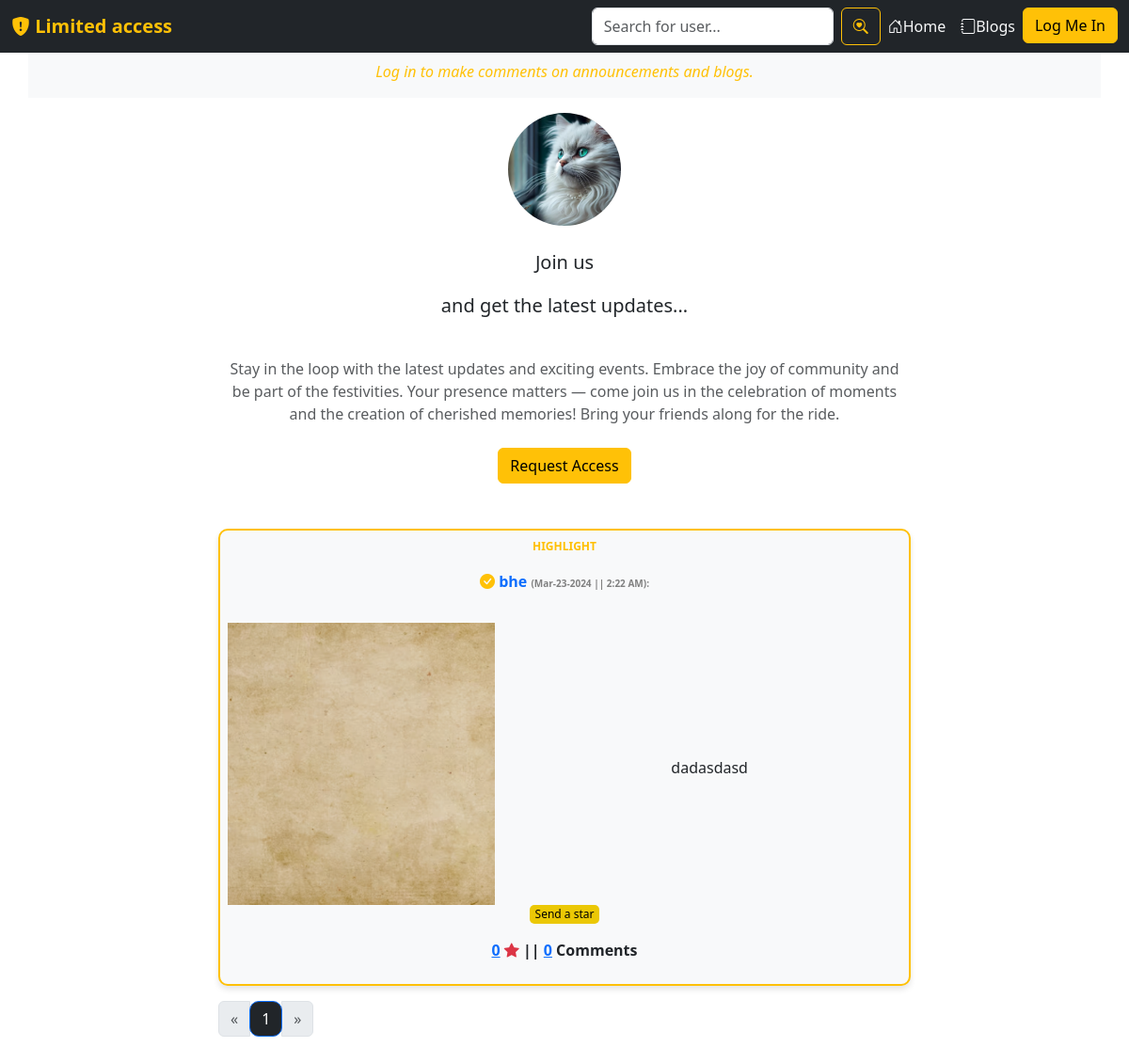
/bulletin-board-all/, run on an earlier commit of the app's database.
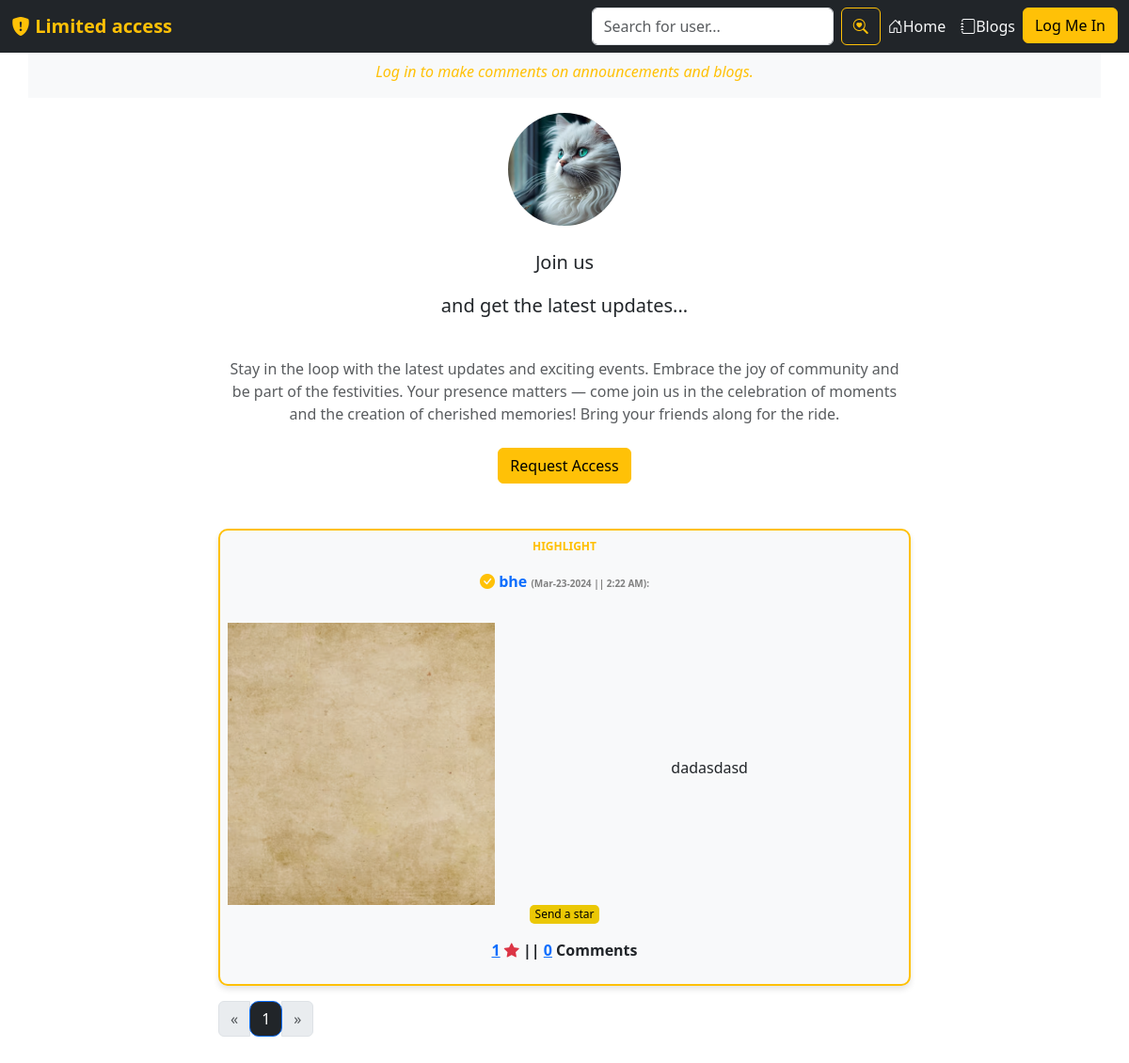
And on a later commit of the database.
### users/models.py (models this page shows, shortened)
class BulletinBoard(models.Model):
    id = models.UUIDField(primary_key=True, default=uuid.uuid4)
    user = models.CharField(max_length=100)
    content = models.TextField()
    image = models.ImageField(default='read-me.jpg', upload_to='announcement_pics')
    liked = models.ManyToManyField(User, default=None, blank=True, related_name='liked')
    created_at = models.DateTimeField(default=datetime.now)
    no_of_likes = models.IntegerField(default=0)
    no_of_comments = models.IntegerField(default=0)
    highlight = models.BooleanField(default=False)

### users/views.py (the view)
# urls.py: path('bulletin-board-all/', views.show_bulletin_board, name='show-bulletin-board'),
def show_bulletin_board(request):
    try:
        user_object = User.objects.get(username=request.user.username)
        user_profile = Profile.objects.get(user=user_object)
    except User.DoesNotExist:
        user_profile = None
    except Profile.DoesNotExist:
        user_profile = None
    user_following_list = []
    feed = []
    user_following = FollowersCount.objects.filter(follower=request.user.username)
    for users in user_following:
        user_following_list.append(users.user)
    for usernames in user_following_list:
        feed_lists = BulletinBoard.objects.filter(user=usernames)
        feed.append(feed_lists)
    user_posts = BulletinBoard.objects.filter(user=request.user)
    highlighted_posts = BulletinBoard.objects.filter(highlight=True)
    feed_list = list(chain(*feed)) + list(user_posts) + list(highlighted_posts)
    feed_list = sorted(feed_list, key=lambda x: x.created_at, reverse=True)
    if not feed_list and request.user.is_authenticated:
        messages.info(request, "Follow people to start viewing their announcements.")
    paginator = Paginator(feed_list, 18)
    page_number = request.GET.get('page', 1)
    try:
        posts = paginator.page(page_number)
    except PageNotAnInteger:
        posts = paginator.page(1)
    except EmptyPage:
        posts = paginator.page(paginator.num_pages)
    return render(request, 'users/bulletin-board.html', {'user_profile': user_profile, 'posts': posts})

### users/templates/users/bulletin-board.html (shortened to what the changed rows need)
{% extends 'users/base.html' %}
{% block content %}
<section id="bulletin-board" class="mt-5">
    <div class="container mb-0 pb-5 mt-5">
        <div class="row justify-content-center">
            <div class="col-md-8 text-center">
                {% for post in posts %}
                    {% if post.highlight %}
                    <div class="bg-light border border-2 border-warning p-2 mb-3" style="
                    border-radius:10px;
                    box-shadow: 0 4px 6px rgba(0, 0, 0, 0.1);
                    ">
                    <div class="">
                        <p style="font-size:12px;
                                font-weight:bolder; color:rgb(255, 191, 0);
                                margin-bottom: 1px;">HIGHLIGHT</p>
                            <p class="fw-bold text-warning">
                                <a href="{% url 'profile' username=post.user %}" style="text-decoration: none;">
                        <p class="fw-bold text-warning">
                            <a href="{% url 'profile' username=post.user %}" style="text-decoration: none;">
                                <i class="bi bi-check-circle-fill text-warning"></i>
                                 <span>{{ post.user }}</span>
                            </a>
                                <span style="font-size:10px; color:gray;">
                                ({{ post.created_at|date:"M-d-Y" }} || {{ post.created_at|time:"g:i A" }}):
                            </span>
                        </p>
                    <div class="row align-items-center pt-3">
                        <div class="col-lg-5">
                            <a href="{{ post.image.url }}" data-lightbox="image" class="lightbox-link">
                            <img src="{{ post.image.url }}" style="object-fit:cover; width:100%; height: 300px;">
                            </a>
                        </div>
                        <div class="col-lg-7">
                            <p class="text-muted my-4" style="text-align: left;">
                                <div class="bulletin-post" id="post{{ post.id }}">
                                    {{ post.content|truncatewords:60 }}
                                </div>
                            </p>
                        </div>
                    </div>
                    {% endif %}
                        </div>
                        <form action="{% url 'users:like-post' %}" method="POST" class="like-form" id="{{post.id}}">
                            <p class="fst-italic" style="font-size:12px;">
                                {% if user not in post.liked.all %}
                                <button type="submit" style="border:none; border-radius:5px; background-color:#ebc805;" class="like-btn{{post.id}}">
                                    Send a star
                                </button>
                                {% else %}
                                <button type="submit" style="border:none; border-radius:5px; background-color:#ebc805;" class="like-btn{{post.id}}">
                                    Unsend star
                                </button>
                                {% endif %}
                                <div class="d-inline fw-bold">
                                    <a href="{% url 'users:likers' post.id %}"
                                    {% comment %} data-bs-toggle="modal" data-bs-target="#likersModal"> {% endcomment %}
                                        <span class="like-count{{post.id}}">{{ post.no_of_likes }}</a></span>
                                    <span><i class="bi bi-star-fill text-danger"></i></span> ||
                                    <a href="{% url 'users:likers' post.id %}">
                                        <span>{{ post.no_of_comments }}</span></a>
                                        {% if post.no_of_comments == 1 %}Comment
                                        {%else%} Comments {% endif %}
                                </div>
                            </p>
                        </form>
                    </div>
                    {% endfor %}
            </div>
        </div>
    </div>
</section>
{% endblock %}

What changed in the data, as far as the page shows it:
changed BulletinBoard "bhe": no_of_likes "0" → "1"
